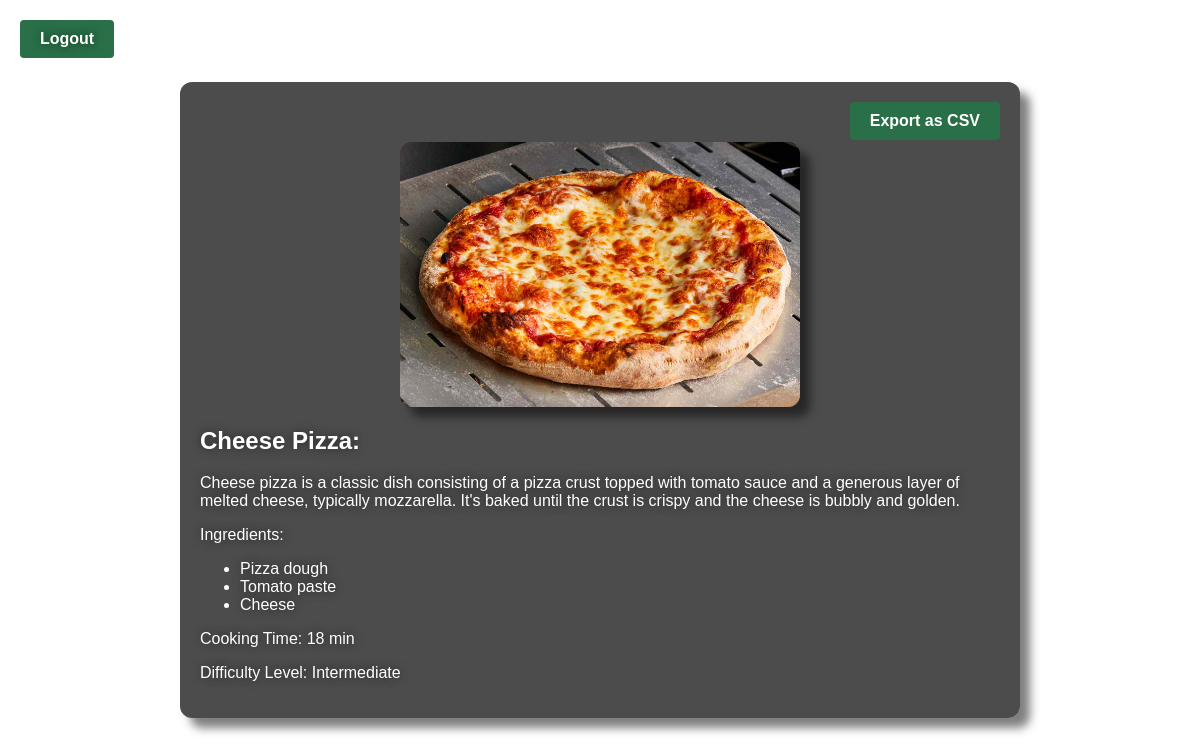
Screenshot of /recipes/4 (signed in) with the database file from the repository.
### recipes/models.py (models this page shows, shortened)
class Recipe(models.Model):
    title = models.CharField(max_length=50)
    cooking_time = models.PositiveIntegerField(help_text="In minutes")
    description = models.TextField()
    difficulty = models.CharField(max_length=20, default="TBD")
    ingredients = models.ManyToManyField(
        "ingredients.Ingredient", through="recipeingredients.RecipeIngredient"
    )
    pic = models.ImageField(upload_to="recipes", default="no_picture.jpeg")

### ingredients/models.py (models this page shows)
class Ingredient(models.Model):
    name = models.CharField(max_length=225)
    def __str__(self):
        return str(self.name)

### recipes/views.py (the view)
# urls.py: path("recipes/<pk>", RecipesDetailView.as_view(), name="recipes_detail"),
class RecipesDetailView(LoginRequiredMixin, DetailView):
    model = Recipe
    template_name = "recipes/recipes_detail.html"
    context_object_name = "recipe"

### recipes/templates/recipes/recipes_detail.html (shortened to what this page needs)
{% load static %}
<!DOCTYPE html>
<html lang="en">
  <head>
  </head>
  <body>
    <div class="logout-button">
      <a href="{% url 'logout' %}" style="color: #fff; text-decoration: none"
        >Logout</a
      >
    </div>
    <div class="container">
      <form
      action="{% url 'recipes:export_single_recipe_csv' object.id %}"
      method="get"
    >
        <button type="submit" class="btn">Export as CSV</button>
      </form>
      <img
        src="{{ object.pic.url }}"
        alt="{{ object.title }}"
        class="recipe-image"
      />
      <h2>{{ object.title }}:</h2>
      <p>{{ object.description }}</p>
      <p>Ingredients:</p>
      <ul>
        {% for ingredient in object.ingredients.all %}
        <li>{{ ingredient }}</li>
        {% endfor %}
      </ul>
      <p>Cooking Time: {{ object.cooking_time }} min</p>
      <p>Difficulty Level: {{ object.difficulty }}</p>
    </div>
  </body>
</html>

### rows the page displays
Recipe: pic (picture), title "Cheese Pizza", description "Cheese pizza is a classic dish consisting of a pizza crust topped with tomato sauce and a generous layer of melted cheese, typically mozzarella. It's baked until the crust is crispy and the cheese is bubbly and golden.", cooking_time "18", difficulty "Intermediate"
Ingredient: name "Pizza dough"
Ingredient: name "Tomato paste"
Ingredient: name "Cheese"
